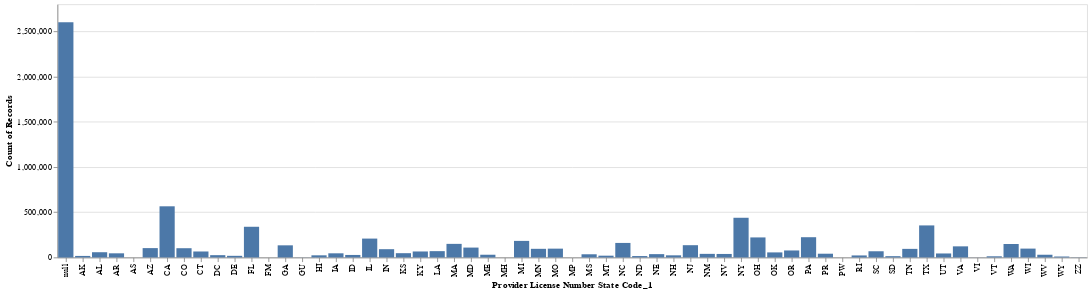

This figure's notebook cell:
### Code cell
# Create a bar chart
alt.Chart(provider_identifiers).mark_bar().encode(
    x='Provider License Number State Code_1:N',
    y='count()',
)

### Figure 1 — Vega specification as saved in the notebook (floating-point values rounded to 4 significant figures)
{"$schema": "https://vega.github.io/schema/vega/v5.json", "data": [{"name": "source_0", "values": [{"Provider License Number State Code_1": "NE", "__count": 36303}, {"Provider License Number State Code_1": "FL", "__count": 338961}, {"Provider License Number State Code_1": "NC", "__count": 160211}, {"Provider License Number State Code_1": null, "__count": 2600598}, {"Provider License Number State Code_1": "TX", "__count": 353918}, {"Provider License Number State Code_1": "CA", "__count": 565317}, {"Provider License Number State Code_1": "OH", "__count": 221164}, {"Provider License Number State Code_1": "NY", "__count": 438552}, {"Provider License Number State Code_1": "AZ", "__count": 102984}, {"Provider License Number State Code_1": "OK", "__count": 55502}, {"Provider License Number State Code_1": "MO", "__count": 97061}, {"Provider License Number State Code_1": "IL", "__count": 208278}, {"Provider License Number State Code_1": "HI", "__count": 23250}, {"Provider License Number State Code_1": "TN", "__count": 94546}, {"Provider License Number State Code_1": "MN", "__count": 95175}, {"Provider License Number State Code_1": "NV", "__count": 38357}, {"Provider License Number State Code_1": "GA", "__count": 133710}, {"Provider License Number State Code_1": "AL", "__count": 57467}, {"Provider License Number State Code_1": "IA", "__count": 45439}, {"Provider License Number State Code_1": "LA", "__count": 69382}, {"Provider License Number State Code_1": "MA", "__count": 149890}, {"Provider License Number State Code_1": "NJ", "__count": 135229}, {"Provider License Number State Code_1": "CT", "__count": 65701}, {"Provider License Number State Code_1": "MI", "__count": 182793}, {"Provider License Number State Code_1": "WI", "__count": 97531}, {"Provider License Number State Code_1": "PA", "__count": 223505}, {"Provider License Number State Code_1": "UT", "__count": 43753}, {"Provider License Number State Code_1": "KY", "__count": 65803}, {"Provider License Number State Code_1": "VA", "__count": 122446}, {"Provider License Number State Code_1": "IN", "__count": 91069}, {"Provider License Number State Code_1": "MS", "__count": 34755}, {"Provider License Number State Code_1": "ME", "__count": 29741}, {"Provider License Number State Code_1": "NH", "__count": 23126}, {"Provider License Number State Code_1": "AR", "__count": 45429}, {"Provider License Number State Code_1": "MT", "__count": 19275}, {"Provider License Number State Code_1": "WA", "__count": 148742}, {"Provider License Number State Code_1": "WV", "__count": 29594}, {"Provider License Number State Code_1": "NM", "__count": 39344}, {"Provider License Number State Code_1": "RI", "__count": 21957}, {"Provider License Number State Code_1": "OR", "__count": 76998}, {"Provider License Number State Code_1": "MD", "__count": 108835}, {"Provider License Number State Code_1": "KS", "__count": 46881}, {"Provider License Number State Code_1": "ID", "__count": 27318}, {"Provider License Number State Code_1": "CO", "__count": 101793}, {"Provider License Number State Code_1": "PR", "__count": 40989}, {"Provider License Number State Code_1": "SC", "__count": 68099}, {"Provider License Number State Code_1": "DE", "__count": 17659}, {"Provider License Number State Code_1": "DC", "__count": 24952}, {"Provider License Number State Code_1": "WY", "__count": 9941}, {"Provider License Number State Code_1": "VT", "__count": 12404}, {"Provider License Number State Code_1": "SD", "__count": 13796}, {"Provider License Number State Code_1": "ND", "__count": 15062}, {"Provider License Number State Code_1": "AK", "__count": 16513}, {"Provider License Number State Code_1": "VI", "__count": 720}, {"Provider License Number State Code_1": "PW", "__count": 76}, {"Provider License Number State Code_1": "GU", "__count": 831}, {"Provider License Number State Code_1": "FM", "__count": 83}, {"Provider License Number State Code_1": "ZZ", "__count": 1543}, {"Provider License Number State Code_1": "AS", "__count": 172}, {"Provider License Number State Code_1": "MP", "__count": 195}, {"Provider License Number State Code_1": "MH", "__count": 48}]}, {"name": "source_0_x_domain_Provider License Number State Code_1", "values": [{"Provider License Number State Code_1": "NE"}, {"Provider License Number State Code_1": "FL"}, {"Provider License Number State Code_1": "NC"}, {"Provider License Number State Code_1": null}, {"Provider License Number State Code_1": "TX"}, {"Provider License Number State Code_1": "CA"}, {"Provider License Number State Code_1": "OH"}, {"Provider License Number State Code_1": "NY"}, {"Provider License Number State Code_1": "AZ"}, {"Provider License Number State Code_1": "OK"}, {"Provider License Number State Code_1": "MO"}, {"Provider License Number State Code_1": "IL"}, {"Provider License Number State Code_1": "HI"}, {"Provider License Number State Code_1": "TN"}, {"Provider License Number State Code_1": "MN"}, {"Provider License Number State Code_1": "NV"}, {"Provider License Number State Code_1": "GA"}, {"Provider License Number State Code_1": "AL"}, {"Provider License Number State Code_1": "IA"}, {"Provider License Number State Code_1": "LA"}, {"Provider License Number State Code_1": "MA"}, {"Provider License Number State Code_1": "NJ"}, {"Provider License Number State Code_1": "CT"}, {"Provider License Number State Code_1": "MI"}, {"Provider License Number State Code_1": "WI"}, {"Provider License Number State Code_1": "PA"}, {"Provider License Number State Code_1": "UT"}, {"Provider License Number State Code_1": "KY"}, {"Provider License Number State Code_1": "VA"}, {"Provider License Number State Code_1": "IN"}, {"Provider License Number State Code_1": "MS"}, {"Provider License Number State Code_1": "ME"}, {"Provider License Number State Code_1": "NH"}, {"Provider License Number State Code_1": "AR"}, {"Provider License Number State Code_1": "MT"}, {"Provider License Number State Code_1": "WA"}, {"Provider License Number State Code_1": "WV"}, {"Provider License Number State Code_1": "NM"}, {"Provider License Number State Code_1": "RI"}, {"Provider License Number State Code_1": "OR"}, {"Provider License Number State Code_1": "MD"}, {"Provider License Number State Code_1": "KS"}, {"Provider License Number State Code_1": "ID"}, {"Provider License Number State Code_1": "CO"}, {"Provider License Number State Code_1": "PR"}, {"Provider License Number State Code_1": "SC"}, {"Provider License Number State Code_1": "DE"}, {"Provider License Number State Code_1": "DC"}, {"Provider License Number State Code_1": "WY"}, {"Provider License Number State Code_1": "VT"}, {"Provider License Number State Code_1": "SD"}, {"Provider License Number State Code_1": "ND"}, {"Provider License Number State Code_1": "AK"}, {"Provider License Number State Code_1": "VI"}, {"Provider License Number State Code_1": "PW"}, {"Provider License Number State Code_1": "GU"}, {"Provider License Number State Code_1": "FM"}, {"Provider License Number State Code_1": "ZZ"}, {"Provider License Number State Code_1": "AS"}, {"Provider License Number State Code_1": "MP"}, {"Provider License Number State Code_1": "MH"}]}, {"name": "source_0_y_domain___count", "values": [{"min": 48, "max": 2600598}]}], "signals": [{"name": "x_step", "value": 20}, {"name": "width", "update": "bandspace(domain('x').length, 0.1, 0.05) * x_step"}], "marks": [{"type": "rect", "name": "marks", "from": {"data": "source_0"}, "encode": {"update": {"description": {"signal": "\"Provider License Number State Code_1: \" + (isValid(datum[\"Provider License Number State Code_1\"]) ? datum[\"Provider License Number State Code_1\"] : \"\"+datum[\"Provider License Number State Code_1\"]) + \"; Count of Records: \" + (format(datum[\"__count\"], \"\"))"}, "x": {"field": "Provider License Number State Code_1", "scale": "x"}, "width": {"signal": "max(0.25, bandwidth('x'))"}, "y": {"field": "__count", "scale": "y"}, "y2": {"value": 0, "scale": "y"}, "ariaRoleDescription": {"value": "bar"}, "fill": {"value": "#4c78a8"}}}, "style": ["bar"]}], "scales": [{"name": "x", "type": "band", "domain": {"data": "source_0_x_domain_Provider License Number State Code_1", "field": "Provider License Number State Code_1", "sort": true}, "range": {"step": {"signal": "x_step"}}, "paddingOuter": 0.05, "paddingInner": 0.1}, {"name": "y", "type": "linear", "domain": [{"signal": "(data(\"source_0_y_domain___count\")[0] || {}).min"}, {"signal": "(data(\"source_0_y_domain___count\")[0] || {}).max"}], "range": [{"signal": "height"}, 0], "nice": true, "zero": true}], "axes": [{"scale": "y", "minExtent": 0, "orient": "left", "maxExtent": 0, "zindex": 0, "ticks": false, "labels": false, "domain": false, "aria": false, "tickCount": {"signal": "ceil(height/40)"}, "gridScale": "x", "grid": true}, {"scale": "x", "orient": "bottom", "title": "Provider License Number State Code_1", "labelBaseline": "middle", "labelAlign": "right", "labelAngle": 270, "grid": false, "zindex": 0}, {"scale": "y", "tickCount": {"signal": "ceil(height/40)"}, "title": "Count of Records", "orient": "left", "labelOverlap": true, "grid": false, "zindex": 0}], "height": 300, "background": "white", "padding": 5, "style": "cell"}
